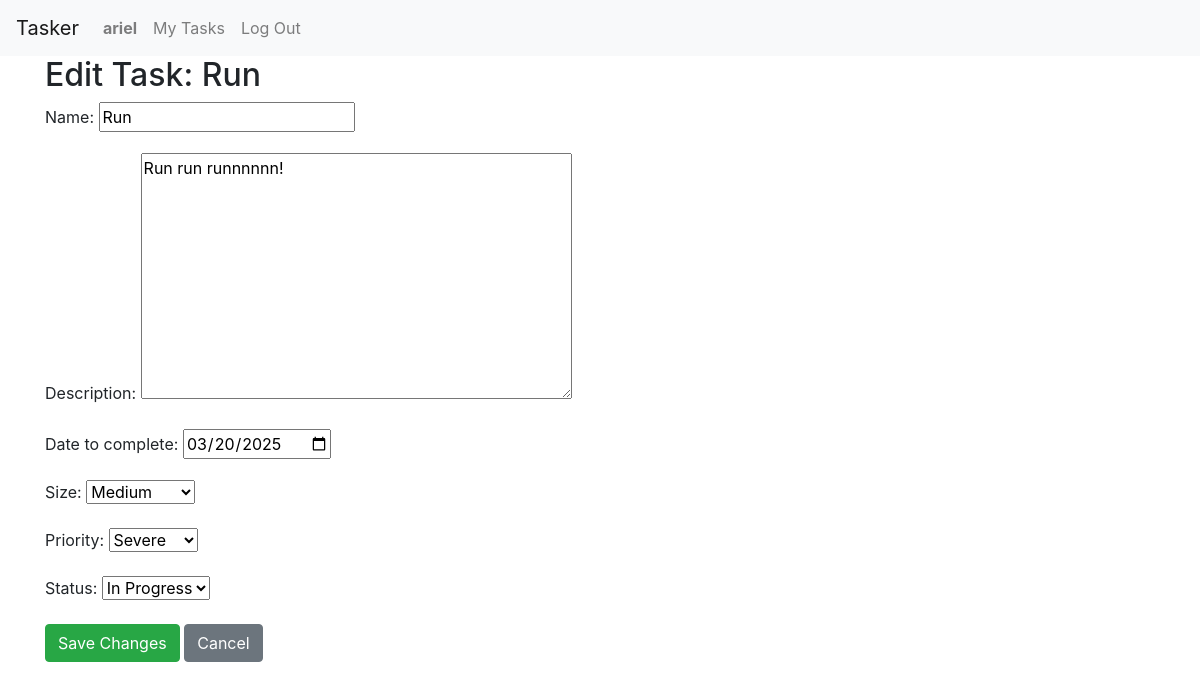
The page /tasks/edit/2/ (signed in) on the database as committed earlier.
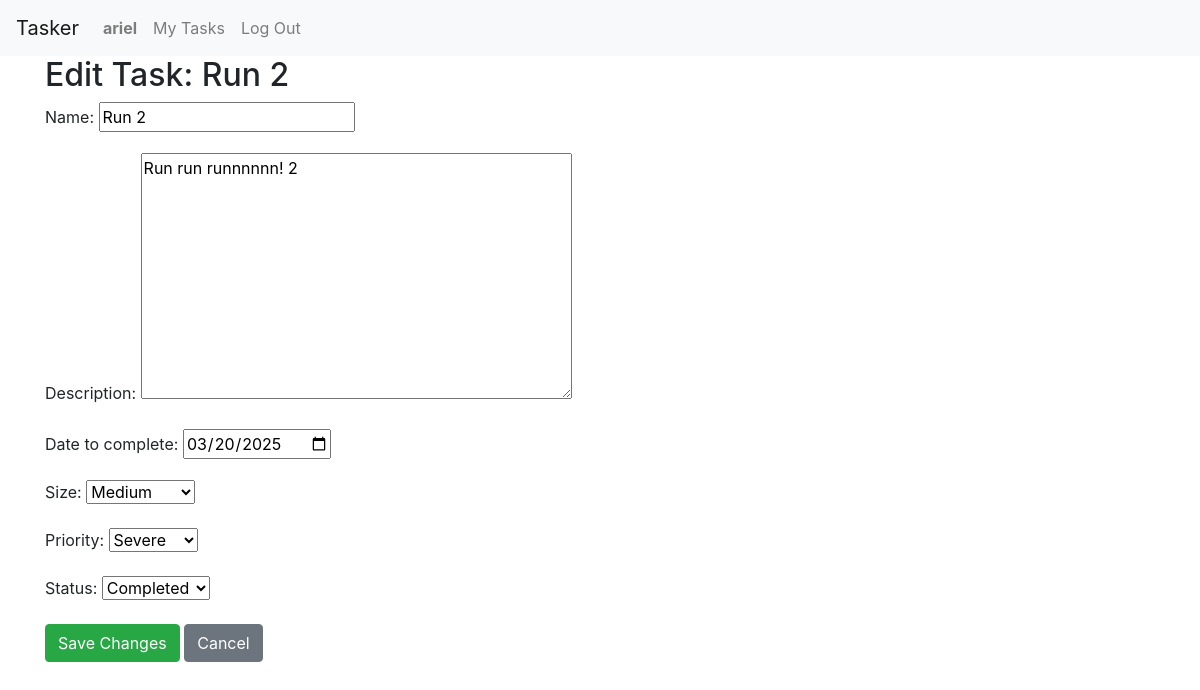
The same page on the database as committed later.
### tasker/models.py (models this page shows, shortened)
class Task(models.Model):
    SIZE_CHOICES = [
        ('small', 'Small'),
        ('medium', 'Medium'),
        ('large', 'Large'),
        ('extraLarge', 'Extra Large'),
    ]
    PRIORITY_CHOICES = [
        ('light', 'Light'),
        ('medium', 'Medium'),
        ('urgent', 'Urgent'),
        ('severe', 'Severe'),
    ]
    STATUS_CHOICES = [
        ('in-analysis', 'In Analysis'),
        ('in-progress', 'In Progress'),
        ('flagged', 'Flagged'),
        ('completed', 'Completed'),
    ]
    user = models.ForeignKey(User, on_delete=models.CASCADE, related_name="tasks")
    name = models.CharField(max_length=255)
    description = models.TextField(blank=True)
    date_created = models.DateTimeField(auto_now_add=True)
    date_to_complete = models.DateField()
    size = models.CharField(max_length=10, choices=SIZE_CHOICES)
    priority = models.CharField(max_length=10, choices=PRIORITY_CHOICES)
    status = models.CharField(max_length=15, choices=STATUS_CHOICES, default='in-analysis')

### tasker/views.py (the view)
# urls.py: path("tasks/edit/<int:task_id>/", views.edit_task, name="edit_task"),
@login_required
def edit_task(request, task_id):
    task = get_object_or_404(Task, id=task_id, user=request.user)
    if request.method == "POST":
        form = TaskForm(request.POST, instance=task)
        if form.is_valid():
            form.save()
            return redirect("task_list")
    else:
        form = TaskForm(instance=task)
    return render(request, "tasker/edit_task.html", {"form": form, "task": task})

### tasker/forms.py
class TaskForm(forms.ModelForm):
    date_to_complete = forms.DateField(
        widget=forms.DateInput(attrs={'type': 'date'})
    )
    class Meta:
        model = Task
        fields = ["name", "description", "date_to_complete", "size", "priority", "status"]

### tasker/templates/tasker/edit_task.html (shortened to what this page needs)
{% extends "tasker/layout.html" %}
{% block body %}
<div class="container">
    <h2>Edit Task: {{ task.name }}</h2>
    <form method="post">
        {{ form.as_p }}
        <button type="submit" class="btn btn-success">Save Changes</button>
        <a href="{% url 'task_list' %}" class="btn btn-secondary">Cancel</a>
    </form>
</div>
{% endblock %}

Rows that differ between the two databases and show on the page:
changed Task "Medium": name "Run" → "Run 2"; description "Run run runnnnnn!" → "Run run runnnnnn! 2"; status "In Progress" → "Completed"
